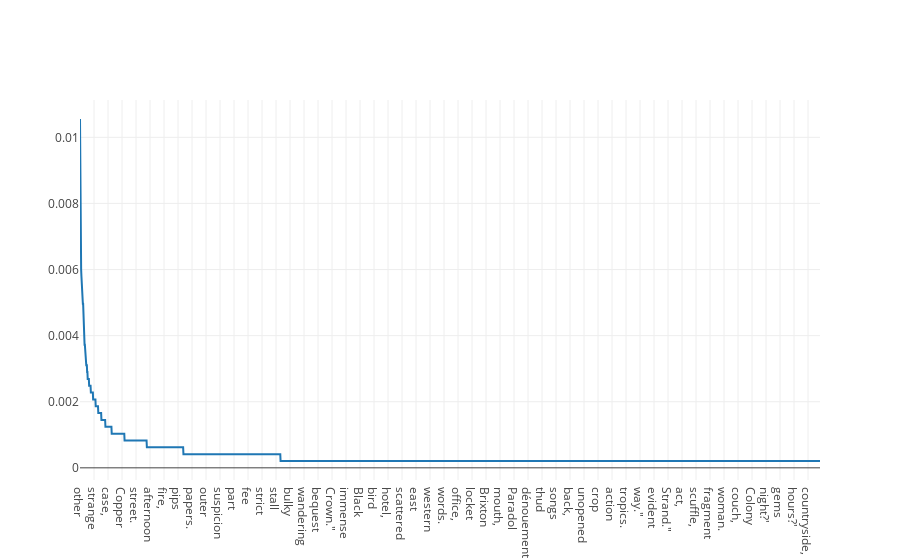
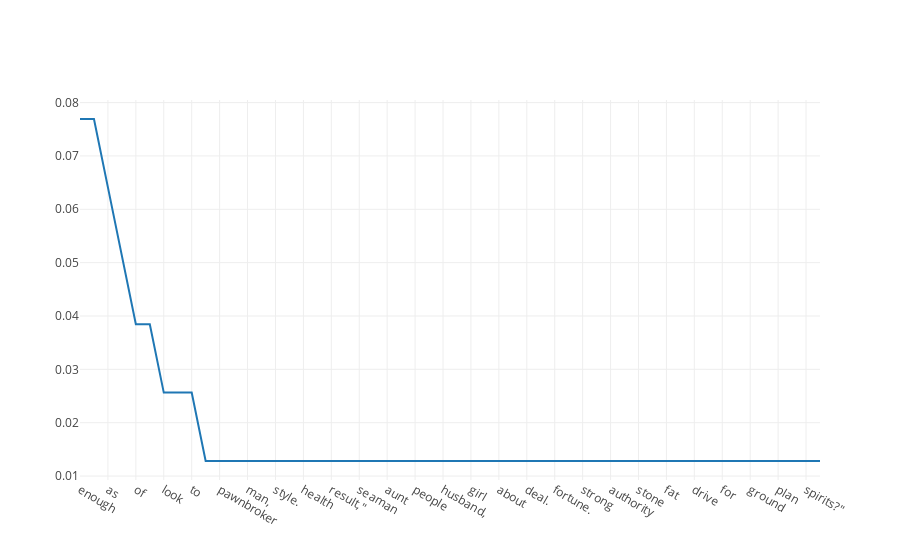

Notebook cell for these charts, in order:
### Markdown cell above
## Comparision
- 'Good Man' occurs once while 'The Man' occurs 24 times. 
- But, given 'The' how likely are we to predict 'Man' vis a vis given 'Good' ?.
- The one occurance of man after good has more weight than it man given the.
- To capture this, we need conditional probability and not joint counts or probabilities.

### Code cell
import math
def cond(bigrams, key):
    
    joint = {k[1] : v for k, v in bigrams.items() if k[0] == key}
    sum_count = sum(joint.values())
    return {k : v / float(sum_count) for k, v in joint.items() }

the_cond = cond(bigrams, 'the')
good_cond = cond(bigrams, 'good')


sorted_the = sorted(the_cond.items(), key = lambda x : x[1], reverse=True)
iplot([{"x" : list(zip(*sorted_the))[0], "y": list(zip(*sorted_the))[1]}])

sorted_good = sorted(good_cond.items(), key = lambda x : x[1], reverse=True)
iplot([{"x" : list(zip(*sorted_good))[0], "y": list(zip(*sorted_good))[1]}])

print(good_cond['man'])
print(the_cond['man'])

### Figure 1 — Plotly figure (JSON) as saved in the notebook; plotly's stock layout.template omitted (floating-point values rounded to 4 significant figures; data arrays with more than 128 entries replaced by an {"elided": "..."} marker saying what was removed)
{"data": [{"x": {"elided": "2591 str values"}, "y": {"elided": "2591 float values"}}], "layout": {}}

### Figure 2 — Plotly figure (JSON) as saved in the notebook; plotly's stock layout.template omitted (floating-point values rounded to 4 significant figures)
{"data": [{"x": ["enough", "deal", "as", "a", "of", "sense", "look", "enough\r", "to", "worker.", "pawnbroker", "cause.\"\r", "man,\r", "Berkshire", "style.", "hundred", "health", "three", "result,\"", "news?\"\r", "seaman", "host,", "aunt", "as\r", "people", "money", "husband,", "purpose", "girl", "thing,", "about", "in", "deal.", "article", "fortune.\r", "turn.", "strong", "with", "authority", "enough,", "stone", "might", "fat", "news", "drive", "man", "for", "drive.\"\r", "ground", "one,", "plan", "and", "spirits?\"\r", "friend\r"], "y": [0.07692, 0.07692, 0.0641, 0.05128, 0.03846, 0.03846, 0.02564, 0.02564, 0.02564, 0.01282, 0.01282, 0.01282, 0.01282, 0.01282, 0.01282, 0.01282, 0.01282, 0.01282, 0.01282, 0.01282, 0.01282, 0.01282, 0.01282, 0.01282, 0.01282, 0.01282, 0.01282, 0.01282, 0.01282, 0.01282, 0.01282, 0.01282, 0.01282, 0.01282, 0.01282, 0.01282, 0.01282, 0.01282, 0.01282, 0.01282, 0.01282, 0.01282, 0.01282, 0.01282, 0.01282, 0.01282, 0.01282, 0.01282, 0.01282, 0.01282, 0.01282, 0.01282, 0.01282, 0.01282]}], "layout": {}}
